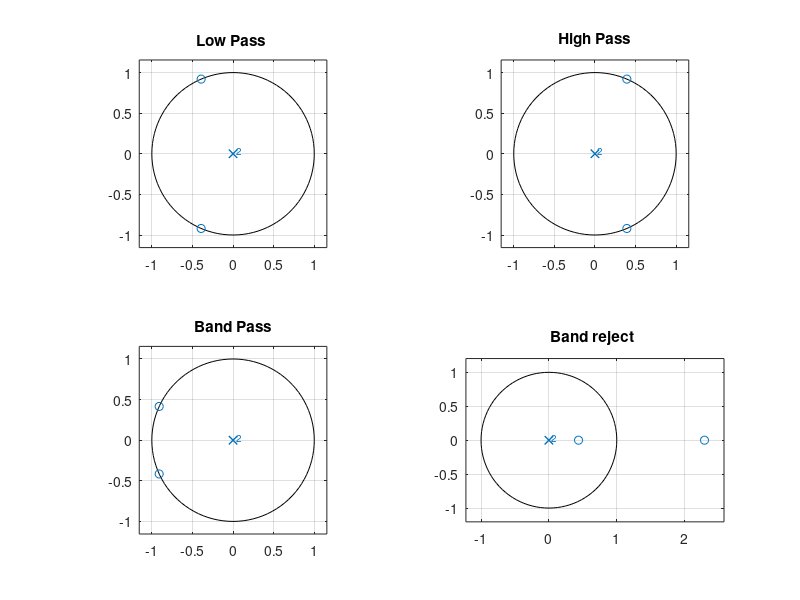

Reproduce this figure in MATLAB.
clc;clear;close all;
#order=2
#calculated manually,w=pi/2,wc1=pi/10;
subplot(2,2,1)
zplane([0.63662,0.5,0.63662],[1,0,0]);
title("Low Pass ");
subplot(2,2,2)
zplane([-0.63662,0.5,-0.63662],[1,0,0]);
title("High Pass");
subplot(2,2,3)
zplane([0.2199,0.4,0.2199],[1,0,0]);
title("Band Pass");
subplot(2,2,4)
zplane([-0.2199,0.6,-0.2199],[1,0,0]);
title("Band reject ");